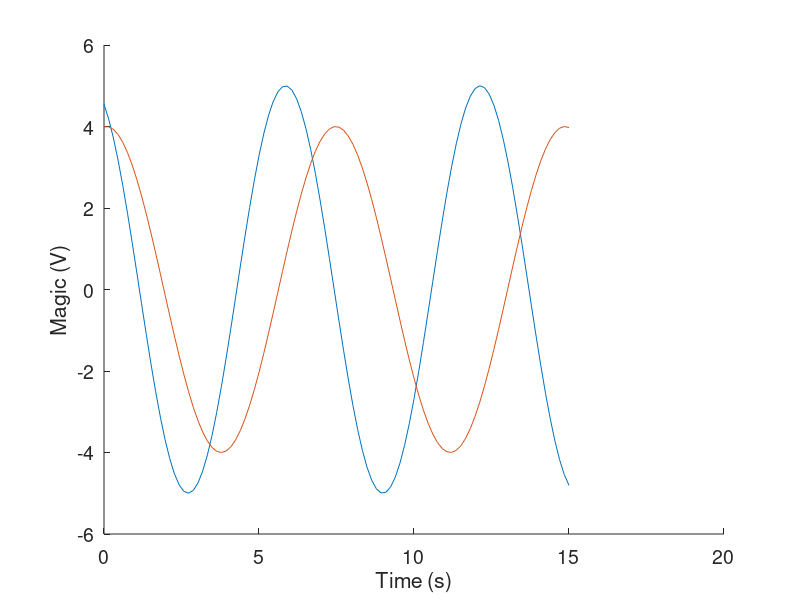

This figure's MATLAB source:
%%%%%%%%%%%%%%%%%
%  Figures Demo %
%   nrokh 2022  %     
%%%%%%%%%%%%%%%%%

% 1. Create fake data to plot
t = linspace(0,15,100); 
y1 = 5*sin(t+2);
y2 = 4*sin(0.85*t+1.5);

% 2. Plot data
figure; hold on;
set(gca, 'FontSize', 14)
plot(t,y1);
plot(t,y2);
xlabel('Time (s)')
ylabel('Magic (V)')